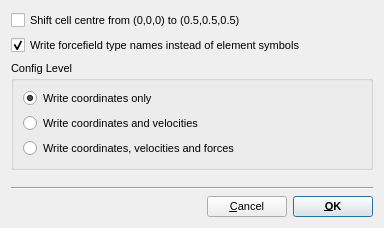
<?xml version="1.0" encoding="UTF-8"?>
<ui version="4.0">
 <class>DLP4ExportOptionsDialog</class>
 <widget class="QDialog" name="DLP4ExportOptionsDialog">
  <property name="geometry">
   <rect>
    <x>0</x>
    <y>0</y>
    <width>380</width>
    <height>228</height>
   </rect>
  </property>
  <property name="font">
   <font>
    <pointsize>8</pointsize>
   </font>
  </property>
  <property name="windowTitle">
   <string>DL_POLY_4 Export Options</string>
  </property>
  <layout class="QVBoxLayout" name="verticalLayout_2">
   <item>
    <widget class="QCheckBox" name="ShiftCellCentreCheck">
     <property name="text">
      <string>Shift cell centre from (0,0,0) to (0.5,0.5,0.5)</string>
     </property>
    </widget>
   </item>
   <item>
    <widget class="QCheckBox" name="UseTypeNamesCheck">
     <property name="toolTip">
      <string>If assigned, use forcefield type names for atoms rather than their element symbols</string>
     </property>
     <property name="text">
      <string>Write forcefield type names instead of element symbols</string>
     </property>
     <property name="checked">
      <bool>true</bool>
     </property>
    </widget>
   </item>
   <item>
    <widget class="QGroupBox" name="ConfigLevelGroup">
     <property name="title">
      <string>Config Level</string>
     </property>
     <layout class="QVBoxLayout" name="verticalLayout">
      <item>
       <widget class="QRadioButton" name="LevCfg0Radio">
        <property name="text">
         <string>Write coordinates only</string>
        </property>
        <property name="checked">
         <bool>true</bool>
        </property>
       </widget>
      </item>
      <item>
       <widget class="QRadioButton" name="LevCfg1Radio">
        <property name="text">
         <string>Write coordinates and velocities</string>
        </property>
       </widget>
      </item>
      <item>
       <widget class="QRadioButton" name="LevCfg2Radio">
        <property name="text">
         <string>Write coordinates, velocities and forces</string>
        </property>
       </widget>
      </item>
     </layout>
    </widget>
   </item>
   <item>
    <spacer name="verticalSpacer">
     <property name="orientation">
      <enum>Qt::Vertical</enum>
     </property>
     <property name="sizeHint" stdset="0">
      <size>
       <width>362</width>
       <height>48</height>
      </size>
     </property>
    </spacer>
   </item>
   <item>
    <widget class="Line" name="line">
     <property name="orientation">
      <enum>Qt::Horizontal</enum>
     </property>
    </widget>
   </item>
   <item>
    <layout class="QHBoxLayout" name="horizontalLayout">
     <item>
      <spacer name="horizontalSpacer">
       <property name="orientation">
        <enum>Qt::Horizontal</enum>
       </property>
       <property name="sizeHint" stdset="0">
        <size>
         <width>40</width>
         <height>20</height>
        </size>
       </property>
      </spacer>
     </item>
     <item>
      <widget class="QPushButton" name="CancelButton">
       <property name="text">
        <string>&amp;Cancel</string>
       </property>
       <property name="autoDefault">
        <bool>false</bool>
       </property>
       <property name="default">
        <bool>true</bool>
       </property>
      </widget>
     </item>
     <item>
      <widget class="QPushButton" name="OKButton">
       <property name="font">
        <font>
         <weight>75</weight>
         <bold>true</bold>
        </font>
       </property>
       <property name="text">
        <string>&amp;OK</string>
       </property>
       <property name="autoDefault">
        <bool>false</bool>
       </property>
       <property name="default">
        <bool>true</bool>
       </property>
      </widget>
     </item>
    </layout>
   </item>
  </layout>
 </widget>
 <resources/>
 <connections/>
</ui>
